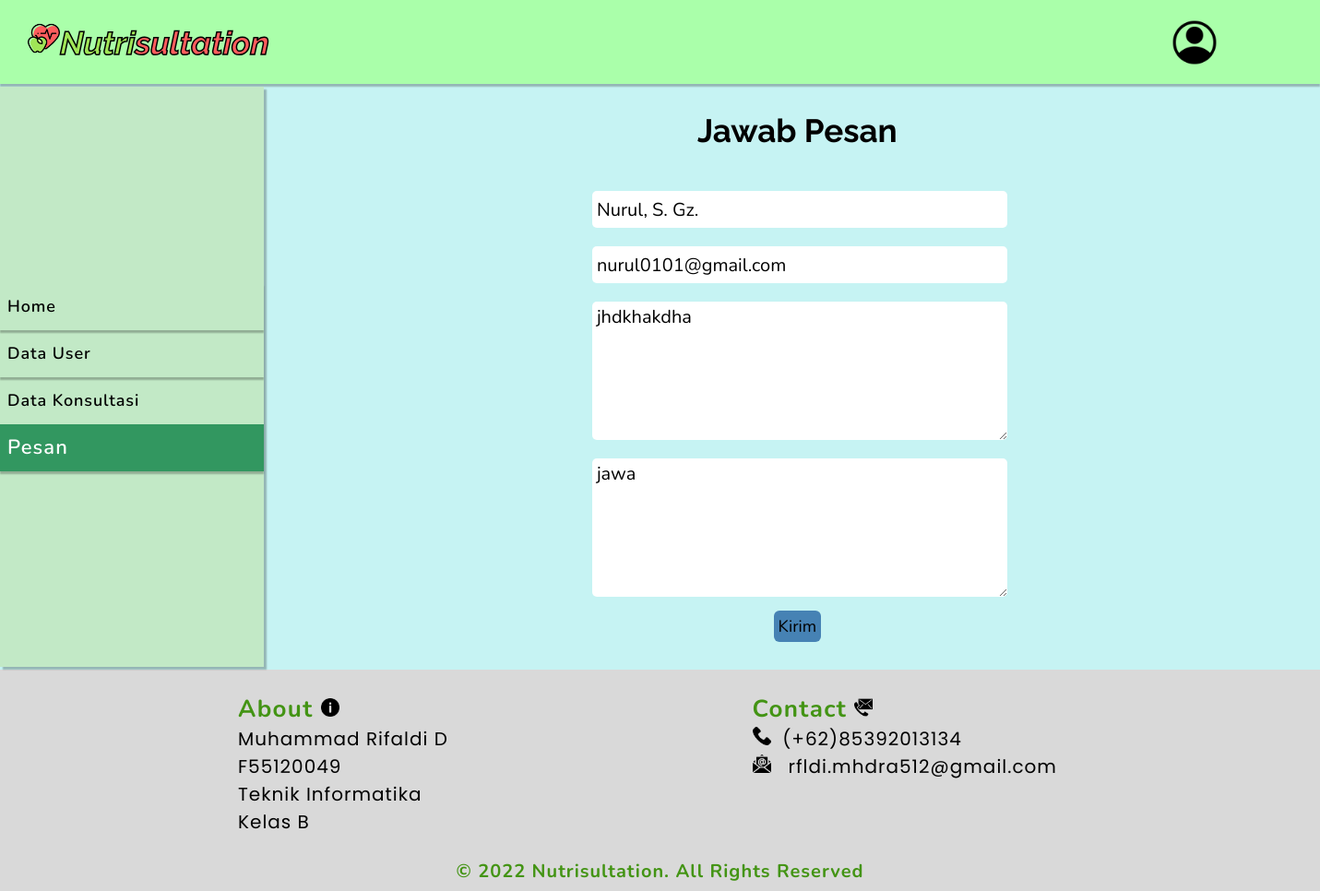
Screenshot of /jawab.php?id=3 (signed in) with the database file from the repository.
### tables this page shows
CREATE TABLE `bantuan` (
  `id` int(5) NOT NULL,
  `username` varchar(50) NOT NULL,
  `email` varchar(50) NOT NULL,
  `pesan` text NOT NULL,
  `jawaban` text NOT NULL
);

### jawab.php (the view, shortened to what this page needs)
<?php
    $id=$_GET['id'];
    $connect=mysqli_connect('localhost','root','','nutrisultation');
    $data=mysqli_query($connect,"SELECT *FROM bantuan WHERE id='$id'");
    $item=mysqli_fetch_assoc($data);
        $username= $item['username'];
        $email= $item['email'];
        $pesan=$item['pesan'];
        $jawabi=$item['jawaban'];
        $kosong="n/a";
        if($jawabi==$kosong){
            $jawaban="";
        }else{
            $jawaban=$item['jawaban'];
        }
?>
<!DOCTYPE html>
<html>
<head>
    <link rel="stylesheet" type="text/css" href="assets/css/style.css">
</head>
<body>
    <header>
        <nav class="navbar">
                <div class="container nav-wrapper">
                    <div class="logo-wrap">
                        <a href="#" class="logo"><img class="logo-img" src="pict/health.png" >Nutri<span>sultation</span></a>
                    </div>
                    <div class="toggle">
                        <img src="pict/account.png" width="50px">
                    </div>
                </div>
        </nav>
    </header>
    <div class="dashboard">
            <div class="navi">
                <ul>
                    <li><a href="admin_dashboard.php">Home</a></li>
                    <li><a href="data_user.php">Data User</a></li>
                    <li><a href="konsultasi_admin.php">Data Konsultasi</a></li>
                    <li class="active"><a class="hidup" href="pesan.php">Pesan</a></li>
                </ul>
            </div>
            <div class="isi-form">
                <h2 class="heading">Jawab Pesan</h2>
                <form name="jawab" method="post">
                            <div class="row gy-3 gy-4">
                                <div class="data">
                                    <br>
                                    <input readonly type="text"placeholder="Nama" name="username" value="<?= $username; ?>">
                                    <input readonly type="text" placeholder="E-Mail" name="email" value="<?php echo $email; ?>">
                                    <textarea readonly name="pesan" placeholder="Pesan / Pertanyaan" ><?php echo $pesan; ?></textarea>
                                    <textarea  name="jawaban" placeholder="jawaban" ><?php echo $jawaban; ?></textarea>
                                <div class="button">
                                    <button type="submit" name="jawab" class="btn-iya">Kirim</button>
                                </div>
                            </div>
                        </form>
                    </div>
            </div>
        <footer>
    <section class="footer">
        <div class="footer-wrapper">
            <div class="footer-left">
                <h2 class="head">About <img src="pict/info.png"></h2>
                <ul class="foot">
                    <li>Muhammad Rifaldi D</li>
                    <li>F55120049</li>
                    <li>Teknik Informatika</li>
                    <li>Kelas B</li>
                </ul>
            </div>
            <div class="footer-right">
                <h2 class="head">Contact <img src="pict/contact.png"></h2>
                <ul class="foot">
                    <li><img src="pict/phone.png">&nbsp;&nbsp;(+62)85392013134</li>
                    <li><img src="pict/email.png">&nbsp; &nbsp;rfldi.mhdra512@gmail.com</li>
                </ul>
            </div>
        </div>
    </section>
    <p class="copyright" align="center">© 2022 Nutrisultation. All Rights Reserved</p>
</footer>
</body>
</html>

### assets/css/style.css (style rules this page uses)
:root { --main-color : #000000; --second_color : #F0DF00; --body-color : #aeea; --nav-color : #FFFFFF; --main-font: 'Poppins', sans-serif; --heading-font: 'Raleway', sans-serif; --logo-font:'Inter', sans-serif; --sub_font: 'Nunito', sans-serif; }
body { background-color: var(--body-color) ; font-family: var(--main-font); overflow-x: hidden; }
* { margin: 0; padding: 0; box-sizing: border-box; list-style: none; text-decoration: none; }
.container { max-width: 1350px; }
.navbar { background-color: #aaffaa; box-shadow: 0px 3px 1.5px rgba(0, 0, 0, 0.25); }
.navbar .nav-wrapper { padding: 30px; display: flex; justify-content: space-between; align-items: center; font-size: 24px; height: 91px; }
.toggle { position:relative ; width: 50px; height: 50px; }
.logo { font-size: 35px; font-family: var(--heading-font); font-weight: bold; font-style: italic; color: #A0E557; -webkit-text-stroke: 1.5px #000000; }
.logo-img { width: 35px; height: 35px; }
.logo span { color: #FF5D5D; }
footer { padding-top: 50px; height: 240px; left: 0px; bottom: 0px; background: #D9D9D9; }
.footer-wrapper { margin: auto; display: flex; flex-wrap: wrap; }
.footer { margin-top: -25px; margin-right: 58px; margin-left: 258px; }
.footer-wrapper .footer-left { flex: 0 0 50%; }
.head { font-family: 'Nunito'; font-style: normal; font-weight: 700; font-size: 26px; line-height: 35px; letter-spacing: 0.05em; align-content: center; color: #439414; }
.foot { font-family: 'Poppins'; font-style: normal; font-weight: 400; font-size: 20px; letter-spacing: 0.05em; padding-bottom: 25px; }
.head img { width: 20px; height: 20px; }
.foot img { width: 20px; height: 20px; }
.copyright { text-decoration-line: black; font-family: 'Nunito'; font-style: normal; font-weight: 700; font-size: 20px; line-height: 27px; letter-spacing: 0.05em; color: #439414; }
.navi { margin-top: 3px; margin-bottom: 3px; box-shadow: 3px 3px 1.5px rgba(0, 0, 0, 0.25); width: 20%; min-height: 560px; max-height: 2000px; background-color: #C2E9C6; text-decoration: none; align-content: center; }
.dashboard { display: flex; justify-content: space-between; }
.navi li { padding: 8px; box-shadow: 0px 3px 1.5px rgba(0, 0, 0, 0.25); align-items: center; }
.navi li a { width: 100%; align-items: center; color: #000000; font-family: 'Nunito'; font-style: normal; font-weight: 600; font-size: 18px; line-height: 35px; letter-spacing: 0.05em; }
.navi li.active { background-color: #329760; color: white; }
ul a.hidup { color: white; font-size: 22px; }
.isi-form { display: flex; justify-content: center; flex-direction: column; margin: 30px; width: 75%; }
.heading { display: flex; justify-content: center; font-family: 'Raleway'; font-style: normal; font-weight: 700; font-size: 35px; text-align: center; color: #000000; }
.data { display: flex; flex-direction: column; align-content: center; align-items: center; justify-content: center; }
.data input { padding: 5px; margin-left: 5px; margin-top: 20px; height: 40px; font-family: 'nunito'; font-style: normal; font-weight: 400; font-size: 20px; line-height: 24px; text-align: justify; color: #000000; width: 450px; border: none; border-radius: 5px; }
.button { gap: 10px; margin-top: 15px; display: flex; align-content: center; align-items: center; justify-content: center; }
.btn-iya { text-align: center; justify-content: center; max-width: 150px; font-family: nunito; font-size: 18px; text-decoration: bold; color: black; border-radius: 6px; padding: 5px; background-color: steelblue; border: none; }
.data textarea { padding: 5px; margin-left: 5px; margin-top: 20px; height: 150px; font-family: 'nunito'; font-style: normal; font-weight: 400; font-size: 20px; line-height: 24px; text-align: justify; color: #000000; width: 450px; border: none; border-radius: 5px; }

### rows the page displays
bantuan: username "Nurul, S. Gz.", email "nurul0101@gmail.com", pesan "jhdkhakdha", jawaban "jawa"
